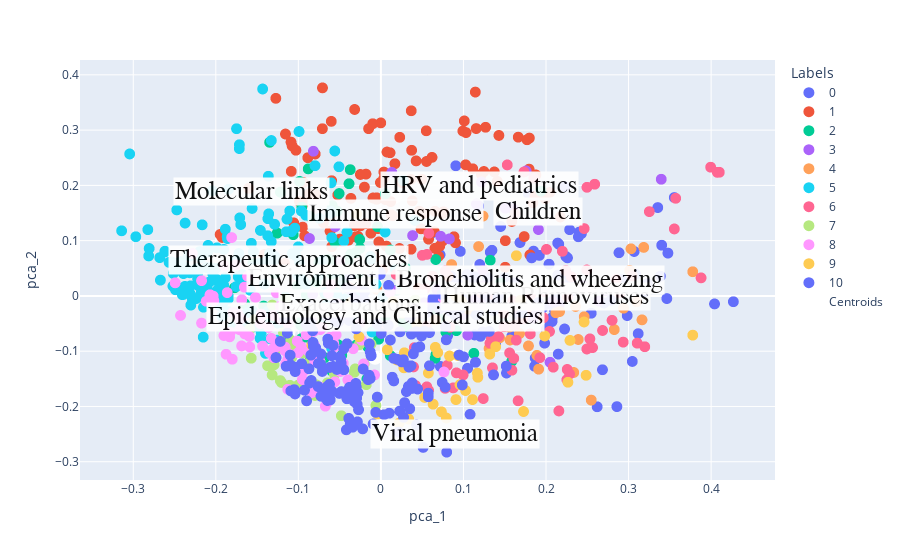

Source (notebook cell):
### Code cell
fig_clusters_before.add_trace(go.Scatter(
                         y=centroids_before_df["PCA_2"].tolist(),
                         x=centroids_before_df["PCA_1"].tolist(),
                         mode="markers+text",
    
                         #text=centroids_before_df["centroids_labels"],
                         #textfont=dict(color='black', family = 'Courier New, monospace'),
                         #textposition = 'top center',
    
                         marker=dict(size=14, color="white"),
                         name="Centroids"))
